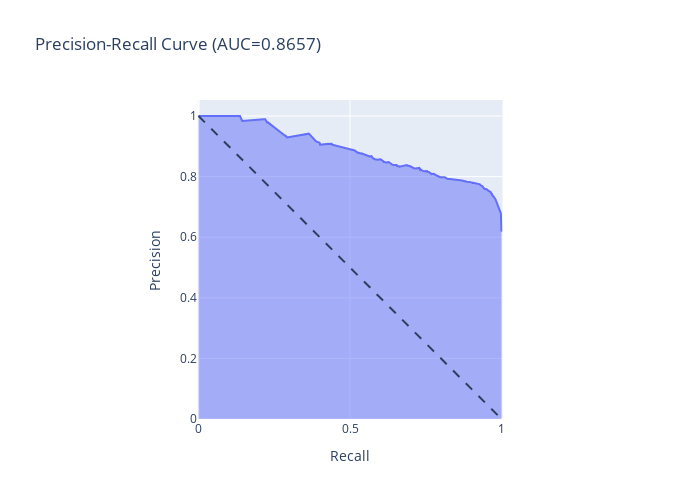

Notebook code cell kept with this figure:
### Markdown cell above
Der `Recall` sagt also etwas darüber aus, wieviele der in der Datenbank vorhandenen relevanten Dokumente gefunden wurden – ins Verhältnis gesetzt zur Anzahl aller relevanten Dokumente in der Datenbank. 

Die `Precision` setzt jene Zahl ins Verhältnis zur Zahl der insgesamt gefundenen Dokumente, sie gibt an, wieviele der gefundenen relevant sind. Grob gesprochen: Recall – wieviel habe ich gefunden, wieviel Substanz hat die Datenbank ; Precision – wieviel Unbrauchbares habe ich gefunden, wie genau kann man in der Datenbank suchen?

### Code cell
# Muss noch angepasst werden 
tpr, fpr, thresholds = roc_curve(y_test['response'], y_pred_proba)
precision_recall_threshold = pd.DataFrame(precision_recall_curve(y_test[['response']], y_pred_proba)).transpose()
precision_recall_threshold.columns = ['Precision', 'Recall', 'Threshold']

fig = px.area(
    x=precision_recall_threshold['Recall'], y=precision_recall_threshold['Precision'],
    title=f'Precision-Recall Curve (AUC={pr_auc_rf:.4f})',
    labels=dict(x='Recall', y='Precision'),
    width=700, height=500
)
fig.add_shape(
    type='line', line=dict(dash='dash'),
    x0=0, x1=1, y0=1, y1=0
)
fig.update_yaxes(scaleanchor="x", scaleratio=1)
fig.update_xaxes(constrain='domain')

fig.show()

### Figure 1 — Plotly figure (JSON) as saved in the notebook; plotly's stock layout.template omitted (floating-point values rounded to 4 significant figures; data arrays with more than 128 entries replaced by an {"elided": "..."} marker saying what was removed)
{"data": [{"hovertemplate": "Recall=%{x}<br>Precision=%{y}<extra></extra>", "legendgroup": "", "line": {"color": "#636efa"}, "marker": {"symbol": "circle"}, "mode": "lines", "name": "", "orientation": "v", "showlegend": false, "stackgroup": "1", "type": "scatter", "x": {"elided": "1002 float values"}, "xaxis": "x", "y": {"elided": "1002 float values"}, "yaxis": "y"}], "layout": {"height": 500, "legend": {"tracegroupgap": 0}, "shapes": [{"line": {"dash": "dash"}, "type": "line", "x0": 0, "x1": 1, "y0": 1, "y1": 0}], "title": {"text": "Precision-Recall Curve (AUC=0.8657)"}, "width": 700, "xaxis": {"anchor": "y", "constrain": "domain", "domain": [0, 1], "title": {"text": "Recall"}}, "yaxis": {"anchor": "x", "domain": [0, 1], "scaleanchor": "x", "scaleratio": 1, "title": {"text": "Precision"}}}}
